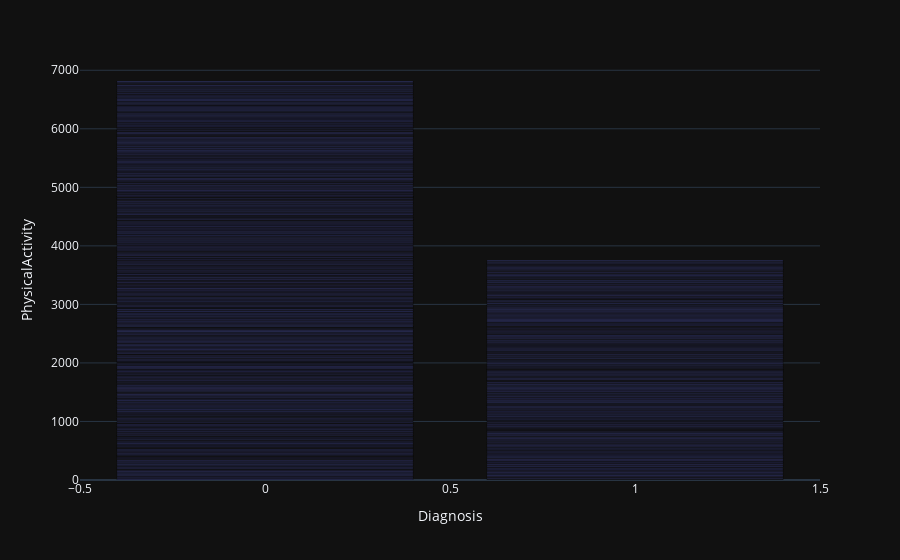

The cell this chart's notebook holds for it:
### Markdown cell above
Now we can confirm that people who drink alcohol most of the time are more likely to have alzhimer than other .

### Code cell
#relation between physical activity and alzhimer
fig5=px.bar(df,y='PhysicalActivity',x='Diagnosis')
fig5.show()

### Figure 1 — Plotly figure (JSON) as saved in the notebook; plotly's stock layout.template omitted (floating-point values rounded to 4 significant figures; data arrays with more than 128 entries replaced by an {"elided": "..."} marker saying what was removed)
{"data": [{"hovertemplate": "Diagnosis=%{x}<br>PhysicalActivity=%{y}<extra></extra>", "legendgroup": "", "marker": {"color": "#636efa", "pattern": {"shape": ""}}, "name": "", "orientation": "v", "showlegend": false, "textposition": "auto", "x": {"elided": "2149 int values"}, "xaxis": "x", "y": {"elided": "2149 float values"}, "yaxis": "y", "type": "bar"}], "layout": {"xaxis": {"anchor": "y", "domain": [0.0, 1.0], "title": {"text": "Diagnosis"}}, "yaxis": {"anchor": "x", "domain": [0.0, 1.0], "title": {"text": "PhysicalActivity"}}, "legend": {"tracegroupgap": 0}, "margin": {"t": 60}, "barmode": "relative"}}
